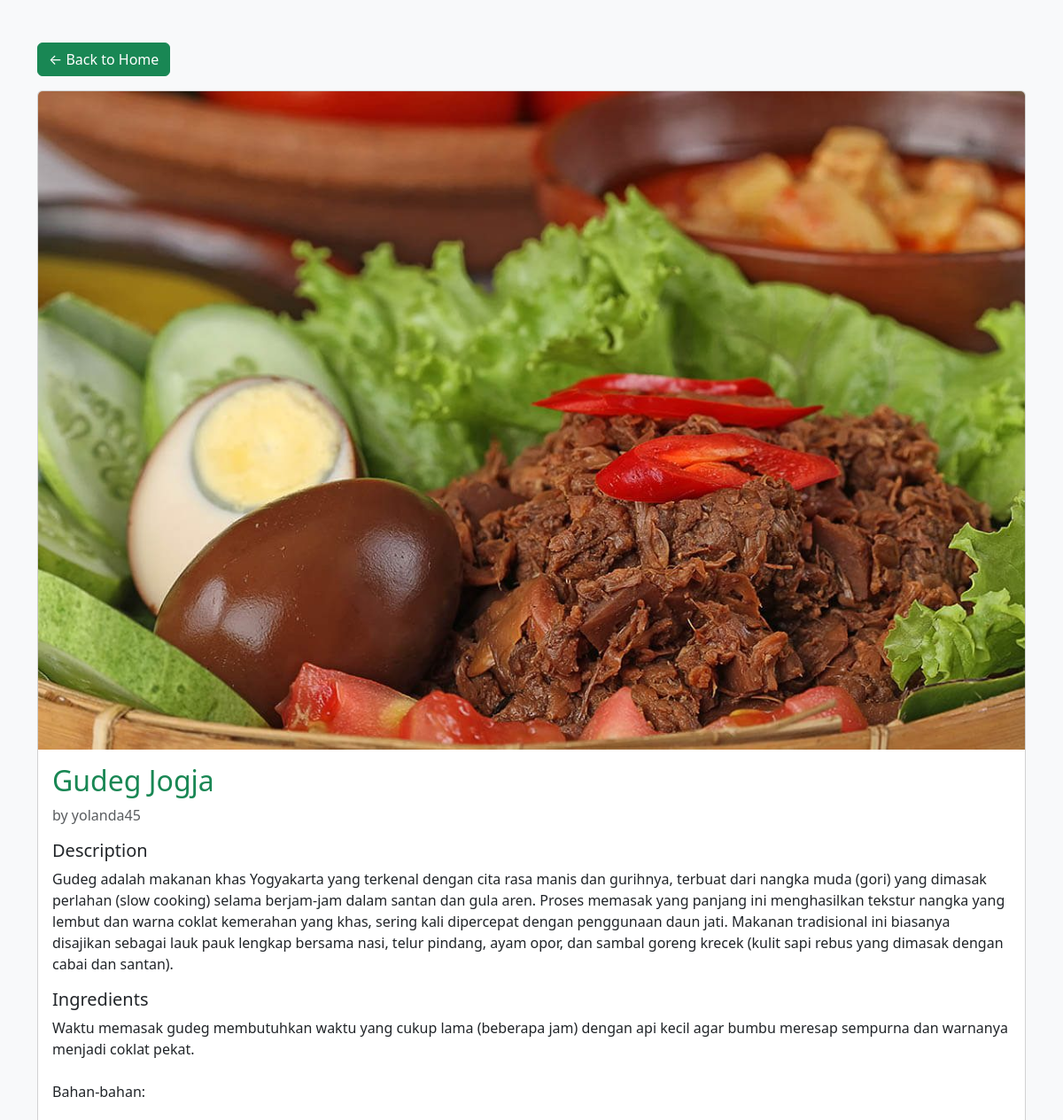
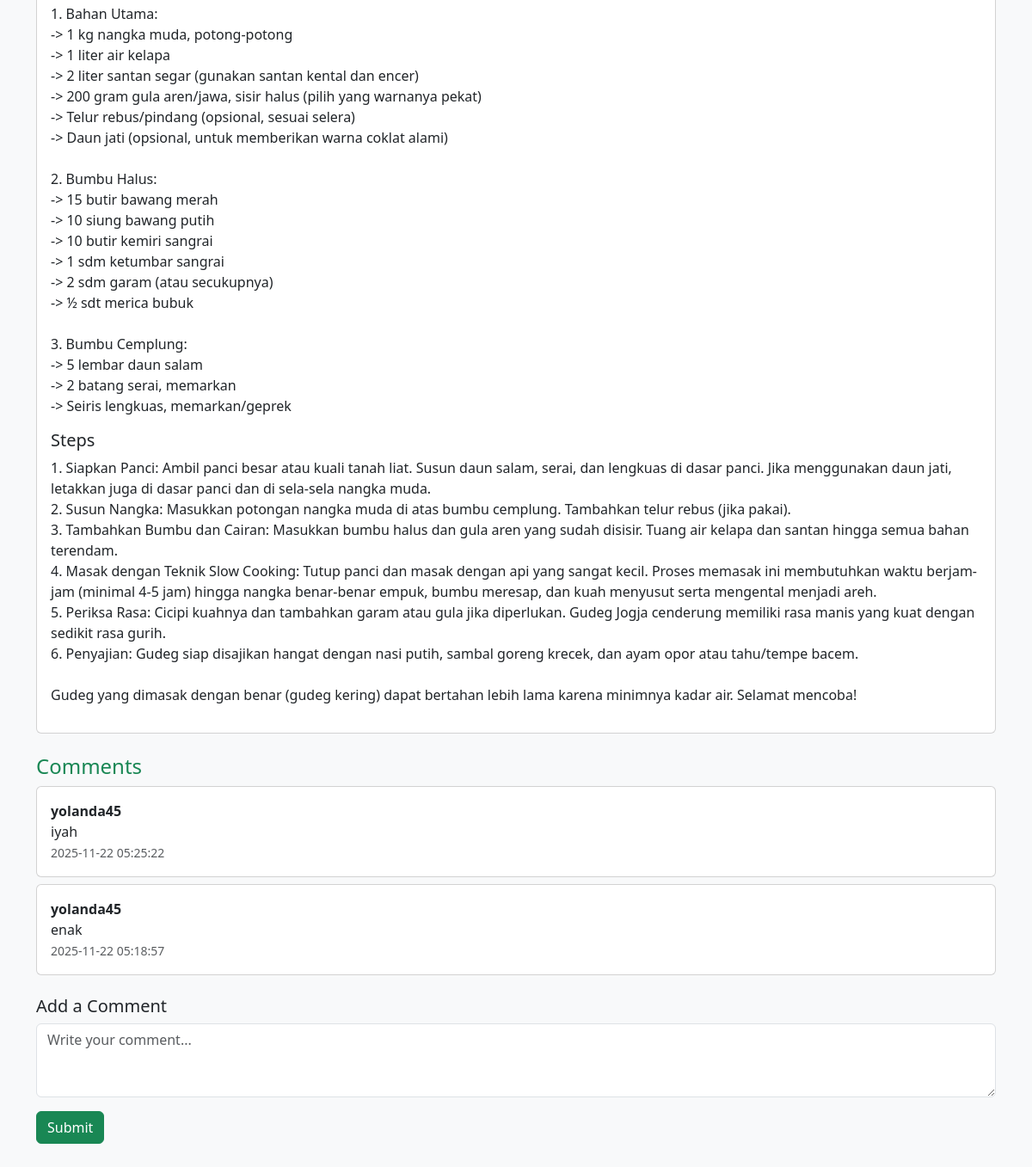
The app's page /detail_resep.php?id=46 with its own data (2 pictures, top to bottom).
### tables this page shows
CREATE TABLE `resep` (
  `id_resep` int(11) NOT NULL,
  `id_user` int(11) NOT NULL,
  `judul` varchar(255) DEFAULT NULL,
  `penulis` varchar(100) DEFAULT NULL,
  `deskripsi` text DEFAULT NULL,
  `gambar` varchar(255) DEFAULT NULL,
  `bahan` varchar(1000) NOT NULL,
  `cara_buat` varchar(5000) NOT NULL,
  `tanggal` date DEFAULT curdate()
);

CREATE TABLE `user` (
  `id_user` int(11) NOT NULL,
  `username` varchar(100) DEFAULT NULL,
  `email` varchar(150) DEFAULT NULL,
  `password` varchar(255) DEFAULT NULL,
  `created_at` timestamp NOT NULL DEFAULT current_timestamp()
);

CREATE TABLE `komentar` (
  `id_komentar` int(11) NOT NULL,
  `id_resep` int(11) DEFAULT NULL,
  `id_user` int(11) DEFAULT NULL,
  `username_komentar` varchar(255) NOT NULL,
  `isi` text DEFAULT NULL,
  `tanggal` datetime DEFAULT current_timestamp()
);

### detail_resep.php (the view, shortened to what this page needs)
<?php
include('koneksi.php');
$id_resep = $_GET['id'];
$query = "SELECT resep.*, user.username AS penulis
          FROM resep
          JOIN user ON user.id_user = resep.id_user
          WHERE resep.id_resep = '$id_resep'";
$result = mysqli_query($conn, $query);
$data = mysqli_fetch_assoc($result);
?>
<!DOCTYPE html>
<html lang="en">
<head>
<link href="https://cdn.jsdelivr.net/npm/bootstrap@5.3.3/dist/css/bootstrap.min.css" rel="stylesheet">
</head>
<body class="bg-light">
<div class="container py-5">
    <a href="index.php" class="btn btn-success mb-3">← Back to Home</a>
    <div class="card mb-4">
        <img src="uploads/<?php echo $data['gambar']; ?>" class="card-img-top" alt="<?php echo $data['judul']; ?>">
        <div class="card-body">
            <h2 class="card-title text-success"><?php echo $data['judul']; ?></h2>
            <p class="text-muted">by <?php echo $data['penulis']; ?></p>
            <h5>Description</h5>
            <p><?php echo nl2br($data['deskripsi']); ?></p>
            <h5>Ingredients</h5>
            <p><?php echo nl2br($data['bahan']); ?></p>
            <h5>Steps</h5>
            <p><?php echo nl2br($data['cara_buat']); ?></p>
        </div>
    </div>
    <h4 class="text-success">Comments</h4>
    <?php
    $comments = mysqli_query($conn,
        "SELECT komentar.*, user.username
         FROM komentar
         JOIN user ON user.id_user = komentar.id_user
         WHERE komentar.id_resep = '$id_resep'
         ORDER BY komentar.tanggal DESC"
    );
    if (mysqli_num_rows($comments) > 0) {
        while ($c = mysqli_fetch_assoc($comments)) {
            echo "
            <div class='card mb-2'>
                <div class='card-body'>
                    <strong>{$c['username']}</strong>
                    <p class='mb-0'>{$c['isi']}</p>
                    <small class='text-muted'>{$c['tanggal']}</small>
                </div>
            </div>";
        }
    } else {
        echo "<p class='text-muted'>No comments yet. Be the first to comment!</p>";
    }
    ?>
    <div class="mt-4">
        <h5>Add a Comment</h5>
        <form method="POST" action="tambah_komentar.php">
            <div class="mb-3">
                <textarea class="form-control" name="isi" rows="3" placeholder="Write your comment..." required></textarea>
            </div>
            <button type="submit" class="btn btn-success">Submit</button>
        </form>
    </div>
</div>
</body>
</html>

### records on screen
resep: gambar (picture), judul "Gudeg Jogja", id_user.username "yolanda45", deskripsi "Gudeg adalah makanan khas Yogyakarta yang terkenal dengan cita rasa manis dan gurihnya, terbuat dari nangka muda (gori) yang dimasak perlahan (slow cooking) selama berjam-jam dalam santan dan gula aren. Proses memasak yang panjang ini menghasilkan tekstur nangka yang lembut dan warna coklat kemerahan yang khas, sering kali dipercepat dengan penggunaan daun jati. Makanan tradisional ini biasanya disajikan sebagai lauk pauk lengkap bersama nasi, telur pindang, ayam opor, dan sambal goreng krecek (kulit sapi rebus yang dimasak dengan cabai dan santan).", bahan "Waktu memasak gudeg membutuhkan waktu yang cukup lama (beberapa jam) dengan api kecil agar bumbu meresap sempurna dan warnanya menjadi coklat pekat. Bahan-bahan: 1. Bahan Utama: -> 1 kg nangka muda, potong-potong -> 1 liter air kelapa -> 2 liter santan segar (gunakan santan kental dan encer) -> 200 gram gula aren/jawa, sisir halus (pilih yang warnanya pekat) -> Telur rebus/pindang (opsional, sesuai selera) -> Daun jati (opsional, untuk memberikan warna coklat alami) 2. Bumbu Halus: -> 15 butir bawang merah -> 10 siung bawang putih -> 10 butir kemiri sangrai -> 1 sdm ketumbar sangrai -> 2 sdm garam (atau secukupnya) -> ½ sdt merica bubuk 3. Bumbu Cemplung: -> 5 lembar daun salam -> 2 batang…", cara_buat "1. Siapkan Panci: Ambil panci besar atau kuali tanah liat. Susun daun salam, serai, dan lengkuas di dasar panci. Jika menggunakan daun jati, letakkan juga di dasar panci dan di sela-sela nangka muda. 2. Susun Nangka: Masukkan potongan nangka muda di atas bumbu cemplung. Tambahkan telur rebus (jika pakai). 3. Tambahkan Bumbu dan Cairan: Masukkan bumbu halus dan gula aren yang sudah disisir. Tuang air kelapa dan santan hingga semua bahan terendam. 4. Masak dengan Teknik Slow Cooking: Tutup panci dan masak dengan api yang sangat kecil. Proses memasak ini membutuhkan waktu berjam-jam (minimal 4-5 jam) hingga nangka benar-benar empuk, bumbu meresap, dan kuah menyusut serta mengental menjadi…"
komentar: id_user.username "yolanda45", isi "iyah", tanggal "2025-11-22 05:25:22"
komentar: id_user.username "yolanda45", isi "enak", tanggal "2025-11-22 05:18:57"
